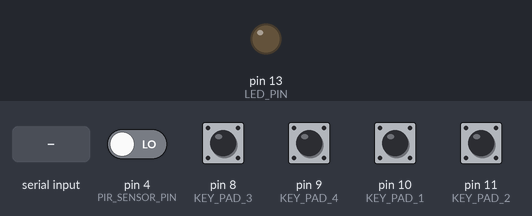
A sketch run on a simulated Arduino Uno, built with avr-gcc and run on an emulated ATmega328P. Parts: output pins drawn as LEDs (lit = HIGH). The test bench sets the inputs (shaded band); at power-on: pin 8 (KEY_PAD_3), pin 9 (KEY_PAD_4), pin 10 (KEY_PAD_1), pin 11 (KEY_PAD_2) HIGH, pin 4 (PIR_SENSOR_PIN) LOW. What the sketch prints to the serial monitor is not drawn.

Above: at 1.2 s.
1.3 s: pin 4 (PIR_SENSOR_PIN) driven HIGH
At 2.1 s:
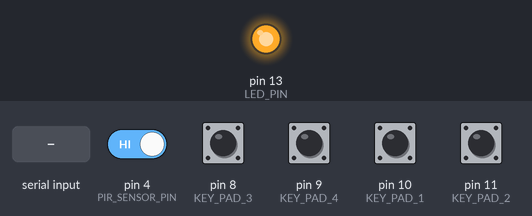
2.8 s: "90,45\n" received over Serial
Timing chart, 0 to 5.8 s (numbered marks = the images above; inputs shaded):
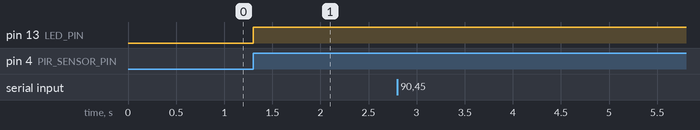

Measured:
- after the input at 1.3 s, pin 13 (LED_PIN): LOW → HIGH at once
- after the input at 2.8 s, every drawn part: stays the same

The sketch:

sketch.ino
```cpp
// (licence header left out)
/*************************** Include modules ***************************/
#include <IRremote.h>

/******************************* Defines *******************************/
#define I_CMD_LEN_MAX 200
#define I_CMDS_N  5
#define IR_CMDS_N 24
#define PAD_KEYS_N 4

// #define ENABLE_IR_RECV
/*** PIN MUX ***/
/* Digital */
#ifdef ENABLE_IR_RECV
#define RECV_PIN 2
#endif
#define SEND_PIN 3
#define PIR_SENSOR_PIN 4
#define KEY_PAD_4 9
#define KEY_PAD_3 8
#define KEY_PAD_2 11
#define KEY_PAD_1 10

#define LED_PIN 13

/* Analog */
#define PHOTO_RESISTOR_SENSOR_PIN A0

/****************************** Typedefs *******************************/
typedef struct _cmd_t {
  uint8_t id;
  uint8_t pl[];
} cmd_t;

typedef void (*cmd_handler_t) (uint8_t *, uint8_t);

void clear_state_cmd_handler(uint8_t *cmd, uint8_t  cmd_len);
void ir_cmd_handler(uint8_t *cmd, uint8_t  cmd_len);
void pir_cmd_handler(uint8_t *cmd, uint8_t  cmd_len);
void photo_resistor_cmd_handler(uint8_t *cmd, uint8_t  cmd_len);
void key_pad_cmd_handler(uint8_t *cmd, uint8_t  cmd_len);
/**************************** Global Data *****************************/
/* Command Input */
static uint8_t i_cmd[I_CMD_LEN_MAX];
static uint8_t i_cmd_len = 0;
static bool i_cmd_complete = false;

/* PIR */
static volatile int pir_state = LOW; // we start, assuming no motion detected

/* IR */
#ifdef ENABLE_IR_RECV
IRrecv irrecv(RECV_PIN);
#endif
IRsend irsend(SEND_PIN);

/* KEY PAD */
static volatile int key_state[PAD_KEYS_N] = {1, 1, 1, 1};
static volatile int key_value[PAD_KEYS_N] = {1, 1, 1, 1};
static bool key_state_read[PAD_KEYS_N] = {true, true, true, true};

cmd_handler_t i_cmd_handlers[I_CMDS_N] = {
    clear_state_cmd_handler,
    ir_cmd_handler,
    pir_cmd_handler,
    photo_resistor_cmd_handler,
    key_pad_cmd_handler
};

const unsigned long ir_commands[IR_CMDS_N] = {
  0xFF00EF00, 0xFE01EF00, 0xFD02EF00, 0xFC03EF00,
  0xFB04EF00, 0xFA05EF00, 0xF906EF00, 0xF807EF00,
  0xF708EF00, 0xF609EF00, 0xF50AEF00, 0xF40BEF00,
  0xF30CEF00, 0xF20DEF00, 0xF10EEF00, 0xF00FEF00,
  0xEF10EF00, 0xEE11EF00, 0xED12EF00, 0xEC13EF00,
  0xEB14EF00, 0xEA15EF00, 0xE916EF00, 0xE817EF00
};

/************************** Initalization *****************************/
void setup(){
  /* LED */
  pinMode(LED_PIN, OUTPUT);

  /* IR */
#ifdef ENABLE_IR_RECV
  irrecv.enableIRIn();
#endif
  irsend.enableIROut(38);

  /* PIR */
  pinMode(PIR_SENSOR_PIN, INPUT);

  /* Photo Resistor */
  pinMode(PHOTO_RESISTOR_SENSOR_PIN, INPUT);

  /* Key PAD */
  pinMode(KEY_PAD_4, INPUT_PULLUP);
  pinMode(KEY_PAD_3, INPUT_PULLUP);
  pinMode(KEY_PAD_2, INPUT_PULLUP);
  pinMode(KEY_PAD_1, INPUT_PULLUP);

  Serial.begin(9600, SERIAL_8N1);
}

/************************** Helper Functions **************************/
void send_response(int reponse_value) {
  Serial.println(reponse_value, DEC);
}

/************************** Command Handlers **************************/
void clear_state_cmd_handler(uint8_t *cmd, uint8_t  cmd_len) {

  int i = 0;
  for (i = 0; i < PAD_KEYS_N; i++) {
    key_state[i] = 1;
    key_value[i] = 1;
    key_state_read[i] = true;
  }
  pir_state = LOW;
  send_response(0);
}

void ir_cmd_handler(uint8_t *cmd, uint8_t  cmd_len) {
  uint8_t ir_cmd_id = 0;

  ir_cmd_id = atoi(cmd);
  if (ir_cmd_id >= 0 && ir_cmd_id < IR_CMDS_N) {
    unsigned long ir_out_value = ir_commands[ir_cmd_id];
    irsend.sendNECRaw(ir_out_value, 32);
#ifdef ENABLE_IR_RECV
    if (irrecv.decode()){
      // Serial.println(irrecv.decodedIRData.decodedRawData, HEX);
      irrecv.resume();
    }
#endif
    send_response(0);
  } else {
    send_response(-1);
    //Serial.print("Invalid IR command id: ");
    //Serial.println(ir_cmd_id, DEC);
  }
}

void pir_cmd_handler(uint8_t *cmd, uint8_t  cmd_len) {
  send_response(pir_state);
  digitalWrite(LED_PIN, LOW); // turn LED OFF
  pir_state = LOW;
}

void photo_resistor_cmd_handler(uint8_t *cmd, uint8_t  cmd_len) {
  int val = -1;
  val = analogRead(PHOTO_RESISTOR_SENSOR_PIN);
  send_response(val);
}

void pir_poll(void) {
  int val = digitalRead(PIR_SENSOR_PIN);
  if (val == HIGH) {
    digitalWrite(LED_PIN, HIGH);
    if (pir_state == LOW) {
      //Serial.println("Motion detected!");
      pir_state = HIGH;
    }
  }
}

void key_pad_cmd_handler(uint8_t *cmd, uint8_t  cmd_len) {
  uint8_t key_id = 0;

  key_id = atoi(cmd);
  if (key_id >= 1 && key_id < 5) {
    key_id = key_id - 1;
    send_response(key_state[key_id]);
    key_state[key_id] = 1;
    key_state_read[key_id] = true;
  } else {
    send_response(-1);
    //Serial.print("Invalid KEY ID id: ");
    //Serial.println(key_id, DEC);
  }
}

void key_pad_poll(void) {
  int i = 0;

  key_value[0] = digitalRead(KEY_PAD_1);
  key_value[1] = digitalRead(KEY_PAD_2);
  key_value[2] = digitalRead(KEY_PAD_3);
  key_value[3] = digitalRead(KEY_PAD_4);

  for (i = 0; i < 4; i ++) {
    if (key_state[i] != key_value[i] && key_state_read[i]) {
      key_state[i] = key_value[i];
      key_state_read[i] = false;
    }
  }
}

/****************************** Main Loop *****************************/
void loop(){
  pir_poll();
  key_pad_poll();

  if (i_cmd_complete) {
      cmd_t *cmd = NULL;
      cmd = (cmd_t *)i_cmd;

      uint8_t cmd_id = cmd->id - '0';
      if (cmd_id >= 0 && cmd_id < I_CMDS_N) {
        i_cmd_handlers[cmd_id](cmd->pl, (i_cmd_len - 1));
        i_cmd_len = 0;
      } else {
        Serial.println("-1");
        Serial.print("Invalid command id: ");
        Serial.println(cmd_id, DEC);
      }

      i_cmd_complete = false;
  }

  delay(100);
}

/**************************** Serial Event ****************************/
/*
  SerialEvent occurs whenever a new data comes in the hardware serial RX. This
  routine is run between each time loop() runs, so using delay inside loop can
  delay response. Multiple bytes of data may be available.
*/
void serialEvent() {
  while (Serial.available()) {
    // get the new byte:
    char inChar = (char)Serial.read();
    //Serial.println(inChar, HEX);

    if (i_cmd_len == I_CMD_LEN_MAX - 1 ) {
      i_cmd_complete = true;
    } else {
      i_cmd[i_cmd_len] = inChar;
      i_cmd_len++;
      // if the incoming character is a newline, set a flag so the main loop can
      // do something about it:
      if (inChar == '\n') {
        i_cmd_complete = true;
      }
    }

  }
}
```
